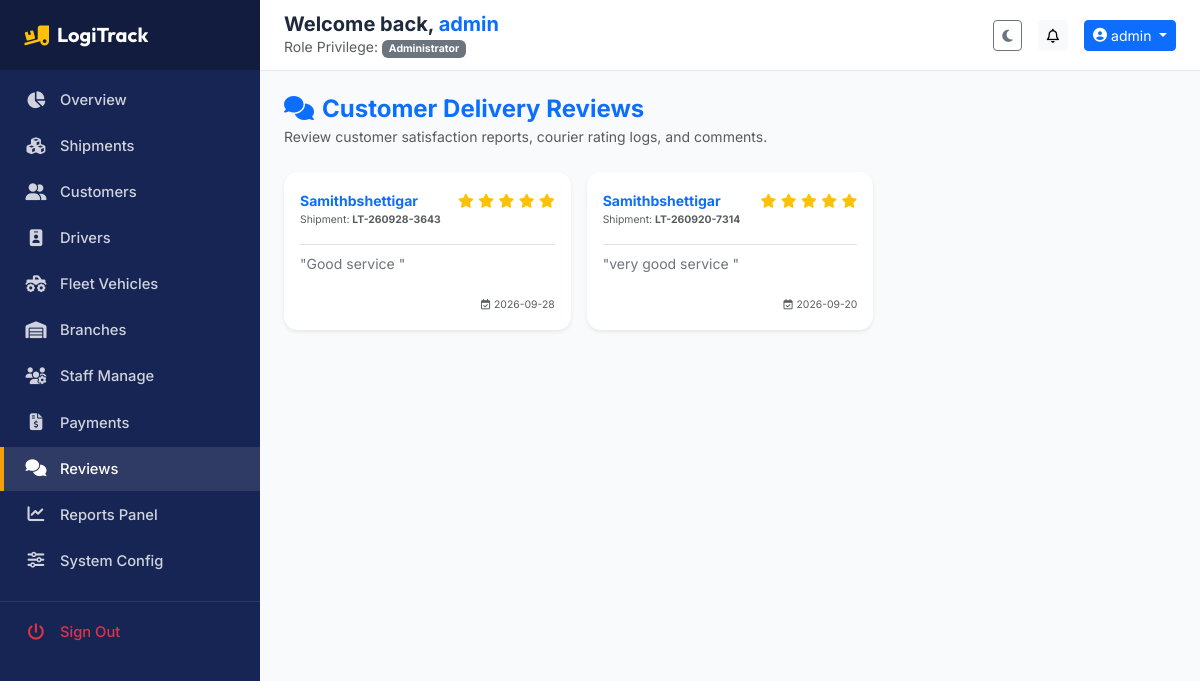
The app's page /admin/feedback (signed in) with its own data.
### app/models.py (models this page shows, shortened)
class BaseModel(db.Model):
    __abstract__ = True

class User(BaseModel):
    __tablename__ = 'users'
    id = db.Column(db.Integer, primary_key=True)
    username = db.Column(db.String(80), unique=True, nullable=False)
    email = db.Column(db.String(120), unique=True, nullable=False)
    password_hash = db.Column(db.String(255), nullable=False)
    role_id = db.Column(db.Integer, db.ForeignKey('roles.id'), nullable=False)
    branch_id = db.Column(db.Integer, db.ForeignKey('branches.id', ondelete='SET NULL'), nullable=True)
    is_active = db.Column(db.Boolean, default=True)
    created_at = db.Column(db.DateTime, default=datetime.utcnow)
    updated_at = db.Column(db.DateTime, default=datetime.utcnow, onupdate=datetime.utcnow)
    customer_profile = db.relationship('Customer', backref='user', uselist=False, cascade="all, delete-orphan")
    driver_profile = db.relationship('Driver', backref='user', uselist=False, cascade="all, delete-orphan")
    addresses = db.relationship('Address', backref='user', lazy=True, cascade="all, delete-orphan")
    notifications = db.relationship('Notification', backref='user', lazy=True, cascade="all, delete-orphan")
    activity_logs = db.relationship('ActivityLog', backref='user', lazy=True)

class Role(BaseModel):
    __tablename__ = 'roles'
    id = db.Column(db.Integer, primary_key=True)
    name = db.Column(db.String(50), unique=True, nullable=False)
    description = db.Column(db.String(255))
    users = db.relationship('User', backref='role', lazy=True)

class Feedback(BaseModel):
    __tablename__ = 'feedback'
    id = db.Column(db.Integer, primary_key=True)
    shipment_id = db.Column(db.Integer, db.ForeignKey('shipments.id', ondelete='CASCADE'), unique=True, nullable=False)
    customer_id = db.Column(db.Integer, db.ForeignKey('customers.id', ondelete='CASCADE'), nullable=False)
    rating = db.Column(db.Integer, nullable=False)
    comment = db.Column(db.Text)
    submitted_at = db.Column(db.DateTime, default=datetime.utcnow)

class Shipment(BaseModel):
    __tablename__ = 'shipments'
    id = db.Column(db.Integer, primary_key=True)
    tracking_number = db.Column(db.String(50), unique=True, nullable=False)
    sender_name = db.Column(db.String(100), nullable=False)
    sender_phone = db.Column(db.String(20), nullable=False)
    sender_email = db.Column(db.String(100), nullable=False)
    pickup_address_line = db.Column(db.String(255), nullable=False)
    pickup_city = db.Column(db.String(100), nullable=False)
    pickup_state = db.Column(db.String(100), nullable=False)
    pickup_zip_code = db.Column(db.String(20), nullable=False)
    receiver_name = db.Column(db.String(100), nullable=False)
    receiver_phone = db.Column(db.String(20), nullable=False)
    receiver_address_line = db.Column(db.String(255), nullable=False)
    receiver_city = db.Column(db.String(100), nullable=False)
    receiver_state = db.Column(db.String(100), nullable=False)
    receiver_zip_code = db.Column(db.String(20), nullable=False)
    package_category = db.Column(db.String(50), nullable=False)  # Electronics, Documents, Apparel, Fragile, etc.
    package_description = db.Column(db.Text)
    package_weight = db.Column(db.Float, nullable=False)         # in kg
    package_dimensions = db.Column(db.String(50))                # e.g., 30x20x10 cm
    package_image_path = db.Column(db.String(255))               # path to uploaded product image
    weigh_at_pickup = db.Column(db.Boolean, default=False)       # whether package is weighed at pickup
    advance_paid = db.Column(db.Float, default=0.0)              # amount paid as advance (50% or flat 500)
    signature_path = db.Column(db.String(255))                   # path to pickup signature image file
    proof_image_path = db.Column(db.String(255), nullable=True)   # path to delivery proof product image
    delivery_signature_path = db.Column(db.String(255), nullable=True) # path to receiver e-signature
    delivered_at = db.Column(db.DateTime, nullable=True)          # exact delivery completion timestamp
    delivery_email_status = db.Column(db.String(50), default='Pending') # Sent, Failed, Pending
    fragile = db.Column(db.Boolean, default=False)
    insurance = db.Column(db.Boolean, default=False)
    declared_value = db.Column(db.Float, default=0.0)
    delivery_type = db.Column(db.String(50), nullable=False)     # Standard, Express
    pickup_date = db.Column(db.Date)
    delivery_date = db.Column(db.Date)
    shipping_cost = db.Column(db.Float, nullable=False)
    status = db.Column(db.String(50), default='Booked')          # Booked, Payment Pending, Confirmed, etc.
    qr_code_path = db.Column(db.String(255))
    barcode_path = db.Column(db.String(255))
    driver_id = db.Column(db.Integer, db.ForeignKey('drivers.id', ondelete='SET NULL'), nullable=True)
    branch_id = db.Column(db.Integer, db.ForeignKey('branches.id', ondelete='SET NULL'), nullable=True)
    next_branch_id = db.Column(db.Integer, db.ForeignKey('branches.id', ondelete='SET NULL'), nullable=True)
    customer_id = db.Column(db.Integer, db.ForeignKey('customers.id', ondelete='SET NULL'), nullable=True)
    branch = db.relationship('Branch', foreign_keys=[branch_id], backref='local_shipments')
    next_branch = db.relationship('Branch', foreign_keys=[next_branch_id], backref='incoming_shipments')
    created_at = db.Column(db.DateTime, default=datetime.utcnow)
    updated_at = db.Column(db.DateTime, default=datetime.utcnow, onupdate=datetime.utcnow)
    history = db.relationship('ShipmentHistory', backref='shipment', lazy=True, cascade="all, delete-orphan")
    tracking_logs = db.relationship('TrackingLog', backref='shipment', lazy=True, cascade="all, delete-orphan")
    payment = db.relationship('Payment', backref='shipment', uselist=False, cascade="all, delete-orphan")
    invoice = db.relationship('Invoice', backref='shipment', uselist=False, cascade="all, delete-orphan")
    feedback = db.relationship('Feedback', backref='shipment', uselist=False, cascade="all, delete-orphan")

### app/blueprints/admin/routes.py (the view)
@admin_bp.route('/feedback')
@login_required
@role_required('Administrator')
def list_feedback():
    feedbacks = Feedback.query.order_by(Feedback.submitted_at.desc()).all()
    return render_template('admin/feedback.html', feedbacks=feedbacks)

### app/templates/admin/feedback.html (shortened to what this page needs)
{% extends "base.html" %}
{% block content %}
<div class="d-flex justify-content-between align-items-center mb-4">
    <div>
        <h4 class="fw-bold mb-0 text-primary"><i class="fa-solid fa-comments me-2"></i>Customer Delivery Reviews</h4>
        <small class="text-muted">Review customer satisfaction reports, courier rating logs, and comments.</small>
    </div>
</div>
<div class="row g-3">
    {% if feedbacks %}
        {% for feed in feedbacks %}
        <div class="col-md-6 col-lg-4">
            <div class="card border-0 shadow-sm kpi-card p-3">
                <div class="d-flex justify-content-between align-items-start mb-2">
                    <div>
                        <span class="small fw-bold text-primary">{{ feed.customer.user.username }}</span>
                        <small class="text-muted d-block" style="font-size: 0.65rem;">Shipment: <b>{{ feed.shipment.tracking_number }}</b></small>
                    </div>
                    <div class="text-warning">
                        {% for i in range(feed.rating) %}
                            <i class="fa-solid fa-star small"></i>
                        {% endfor %}
                    </div>
                </div>
                <div class="border-top pt-2 mt-2">
                    <p class="mb-0 small text-secondary italic">"{{ feed.comment or 'No comment left.' }}"</p>
                </div>
                <div class="text-end mt-3">
                    <small class="text-muted" style="font-size: 0.65rem;"><i class="fa-regular fa-calendar-check me-1"></i>{{ feed.submitted_at.strftime('%Y-%m-%d') }}</small>
                </div>
            </div>
        </div>
        {% endfor %}
    {% endif %}
</div>
{% endblock %}

### app/templates/base.html (shortened to what this page needs)
<!DOCTYPE html>
<html lang="en">
<head>
    <link href="https://cdn.jsdelivr.net/npm/bootstrap@5.3.2/dist/css/bootstrap.min.css" rel="stylesheet">
    <link rel="stylesheet" href="https://cdnjs.cloudflare.com/ajax/libs/font-awesome/6.4.2/css/all.min.css">
    <link rel="stylesheet" href="https://unpkg.com/leaflet@1.9.4/dist/leaflet.css"/>
    <link rel="stylesheet" href="{{ url_for('static', filename='css/style.css') }}">
</head>
<body data-theme="light">
    <div class="toast-container position-fixed top-0 end-0 p-3" style="z-index: 1100;">
    </div>
    {% if current_user %}
    <div class="dashboard-container">
        <aside class="sidebar" id="app-sidebar">
            <div class="sidebar-header">
                <a href="/" class="text-white text-decoration-none d-flex align-items-center">
                    <i class="fa-solid fa-truck-ramp-box fa-lg me-2 text-warning"></i>
                    <span class="fs-5 fw-bold font-brand">LogiTrack</span>
                </a>
            </div>
            <ul class="sidebar-menu mt-2">
                {% if current_user.role.name == 'Administrator' %}
                    <li class="sidebar-menu-item {% if request.endpoint == 'admin.dashboard' %}active{% endif %}">
                        <a href="{{ url_for('admin.dashboard') }}"><i class="fa-solid fa-chart-pie"></i><span>Overview</span></a>
                    </li>
                    <li class="sidebar-menu-item {% if 'shipments' in request.endpoint %}active{% endif %}">
                        <a href="{{ url_for('admin.list_shipments') }}"><i class="fa-solid fa-cubes"></i><span>Shipments</span></a>
                    </li>
                    <li class="sidebar-menu-item {% if 'customers' in request.endpoint %}active{% endif %}">
                        <a href="{{ url_for('admin.list_customers') }}"><i class="fa-solid fa-user-group"></i><span>Customers</span></a>
                    </li>
                    <li class="sidebar-menu-item {% if 'drivers' in request.endpoint %}active{% endif %}">
                        <a href="{{ url_for('admin.list_drivers') }}"><i class="fa-solid fa-id-badge"></i><span>Drivers</span></a>
                    </li>
                    <li class="sidebar-menu-item {% if 'vehicles' in request.endpoint %}active{% endif %}">
                        <a href="{{ url_for('admin.list_vehicles') }}"><i class="fa-solid fa-truck-monster"></i><span>Fleet Vehicles</span></a>
                    </li>
                    <li class="sidebar-menu-item {% if 'branches' in request.endpoint %}active{% endif %}">
                        <a href="{{ url_for('admin.list_branches') }}"><i class="fa-solid fa-warehouse"></i><span>Branches</span></a>
                    </li>
                    <li class="sidebar-menu-item {% if 'employees' in request.endpoint %}active{% endif %}">
                        <a href="{{ url_for('admin.list_employees') }}"><i class="fa-solid fa-users-gear"></i><span>Staff Manage</span></a>
                    </li>
                    <li class="sidebar-menu-item {% if 'payments' in request.endpoint %}active{% endif %}">
                        <a href="{{ url_for('admin.list_payments') }}"><i class="fa-solid fa-file-invoice-dollar"></i><span>Payments</span></a>
                    </li>
                    <li class="sidebar-menu-item {% if 'feedback' in request.endpoint %}active{% endif %}">
                        <a href="{{ url_for('admin.list_feedback') }}"><i class="fa-solid fa-comments"></i><span>Reviews</span></a>
                    </li>
                    <li class="sidebar-menu-item {% if 'reports' in request.endpoint %}active{% endif %}">
                        <a href="{{ url_for('reports.index') }}"><i class="fa-solid fa-chart-line"></i><span>Reports Panel</span></a>
                    </li>
                    <li class="sidebar-menu-item {% if 'settings' in request.endpoint %}active{% endif %}">
                        <a href="{{ url_for('admin.system_settings') }}"><i class="fa-solid fa-sliders"></i><span>System Config</span></a>
                    </li>
                {% endif %}
                <li class="sidebar-menu-item mt-3 pt-2 border-top border-secondary border-opacity-25">
                    <a href="{{ url_for('auth.logout') }}" class="text-danger"><i class="fa-solid fa-power-off text-danger"></i><span>Sign Out</span></a>
                </li>
            </ul>
        </aside>
        <main class="main-content">
            <header class="top-navbar d-flex align-items-center justify-content-between">
                <div class="d-flex align-items-center gap-2">
                    <div>
                        <h5 class="mb-0 fw-bold d-none d-sm-block">Welcome back, <span class="text-primary">{{ current_user.username }}</span></h5>
                        <small class="text-muted d-none d-md-block">Role Privilege: <span class="badge bg-secondary">{{ current_user.role.name }}</span></small>
                    </div>
                </div>
                <div class="d-flex align-items-center gap-2 gap-sm-3">
                    <button class="btn btn-outline-secondary btn-sm" id="theme-toggle" title="Switch Theme" aria-label="Switch Theme">
                        <i class="fa-solid fa-moon" id="theme-icon"></i>
                    </button>
                    <div class="dropdown">
                        <button class="btn btn-light position-relative btn-sm" type="button" data-bs-toggle="dropdown" aria-expanded="false" aria-label="Notifications">
                            <i class="fa-regular fa-bell"></i>
                        </button>
                    </div>
                    <div class="dropdown">
                        <button class="btn btn-primary btn-sm dropdown-toggle d-flex align-items-center gap-1" type="button" data-bs-toggle="dropdown" aria-expanded="false">
                            <i class="fa-solid fa-circle-user"></i>
                            <span class="d-none d-sm-inline">{{ current_user.username }}</span>
                        </button>
                    </div>
                </div>
            </header>
            <div class="content-wrapper container-fluid p-2 p-sm-3 p-lg-4">
                {% block content %}{% endblock %}
            </div>
        </main>
    </div>
    {% endif %}
</body>
</html>

### records on screen
User: username "admin"
Role: role.name "Administrator"
Feedback: customer.user.username "Samithbshettigar", shipment.tracking_number "LT-260928-3643", rating 5 (drawn), comment "Good service", submitted_at "2026-09-28"
Feedback: customer.user.username "Samithbshettigar", shipment.tracking_number "LT-260920-7314", rating 5 (drawn), comment "very good service", submitted_at "2026-09-20"
